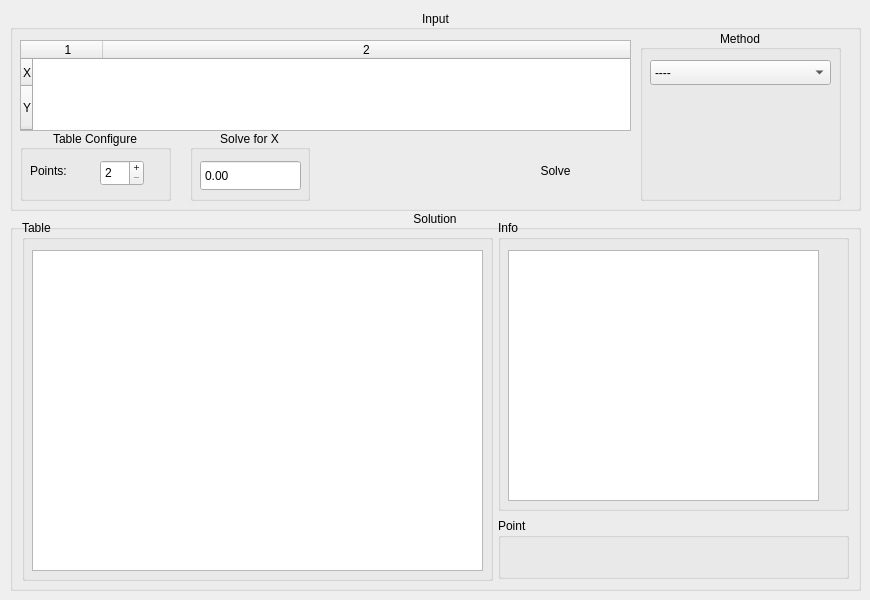
    <widget class="QWidget" name="InterpolationPage">
     <widget class="QGroupBox" name="InterpolationInput">
      <property name="geometry">
       <rect>
        <x>10</x>
        <y>10</y>
        <width>851</width>
        <height>201</height>
       </rect>
      </property>
      <property name="title">
       <string>Input</string>
      </property>
      <property name="alignment">
       <set>Qt::AlignmentFlag::AlignCenter</set>
      </property>
      <widget class="QTableWidget" name="InterpolationTable">
       <property name="geometry">
        <rect>
         <x>10</x>
         <y>30</y>
         <width>611</width>
         <height>91</height>
        </rect>
       </property>
       <property name="verticalScrollBarPolicy">
        <enum>Qt::ScrollBarPolicy::ScrollBarAsNeeded</enum>
       </property>
       <property name="gridStyle">
        <enum>Qt::PenStyle::NoPen</enum>
       </property>
       <property name="sortingEnabled">
        <bool>false</bool>
       </property>
       <property name="rowCount">
        <number>2</number>
       </property>
       <property name="columnCount">
        <number>2</number>
       </property>
       <attribute name="horizontalHeaderVisible">
        <bool>true</bool>
       </attribute>
       <attribute name="horizontalHeaderMinimumSectionSize">
        <number>57</number>
       </attribute>
       <attribute name="horizontalHeaderDefaultSectionSize">
        <number>70</number>
       </attribute>
       <attribute name="horizontalHeaderHighlightSections">
        <bool>true</bool>
       </attribute>
       <attribute name="horizontalHeaderStretchLastSection">
        <bool>true</bool>
       </attribute>
       <attribute name="verticalHeaderCascadingSectionResizes">
        <bool>true</bool>
       </attribute>
       <attribute name="verticalHeaderMinimumSectionSize">
        <number>10</number>
       </attribute>
       <attribute name="verticalHeaderDefaultSectionSize">
        <number>27</number>
       </attribute>
       <attribute name="verticalHeaderStretchLastSection">
        <bool>true</bool>
       </attribute>
       <row>
        <property name="text">
         <string>X</string>
        </property>
       </row>
       <row>
        <property name="text">
         <string>Y</string>
        </property>
       </row>
       <column/>
       <column/>
      </widget>
      <widget class="QGroupBox" name="TableConfGroup">
       <property name="geometry">
        <rect>
         <x>10</x>
         <y>120</y>
         <width>151</width>
         <height>71</height>
        </rect>
       </property>
       <property name="title">
        <string>Table Configure</string>
       </property>
       <property name="alignment">
        <set>Qt::AlignmentFlag::AlignCenter</set>
       </property>
       <widget class="QLabel" name="label_4">
        <property name="geometry">
         <rect>
          <x>10</x>
          <y>20</y>
          <width>131</width>
          <height>41</height>
         </rect>
        </property>
        <property name="text">
         <string>Points:</string>
        </property>
       </widget>
       <widget class="QSpinBox" name="TablePoints">
        <property name="geometry">
         <rect>
          <x>80</x>
          <y>30</y>
          <width>44</width>
          <height>26</height>
         </rect>
        </property>
        <property name="buttonSymbols">
         <enum>QAbstractSpinBox::ButtonSymbols::PlusMinus</enum>
        </property>
        <property name="minimum">
         <number>2</number>
        </property>
       </widget>
      </widget>
      <widget class="QGroupBox" name="InterpolationMethodGroup">
       <property name="geometry">
        <rect>
         <x>630</x>
         <y>20</y>
         <width>201</width>
         <height>171</height>
        </rect>
       </property>
       <property name="title">
        <string>Method</string>
       </property>
       <property name="alignment">
        <set>Qt::AlignmentFlag::AlignCenter</set>
       </property>
       <property name="flat">
        <bool>false</bool>
       </property>
       <widget class="QComboBox" name="InterpolationMethodSelector">
        <property name="geometry">
         <rect>
          <x>10</x>
          <y>30</y>
          <width>181</width>
          <height>25</height>
         </rect>
        </property>
        <property name="layoutDirection">
         <enum>Qt::LayoutDirection::LeftToRight</enum>
        </property>
        <property name="autoFillBackground">
         <bool>false</bool>
        </property>
        <item>
         <property name="text">
          <string>----</string>
         </property>
        </item>
        <item>
         <property name="text">
          <string>Lagrange</string>
         </property>
        </item>
        <item>
         <property name="text">
          <string>Newton Forward</string>
         </property>
        </item>
        <item>
         <property name="text">
          <string>Newton Backward</string>
         </property>
        </item>
       </widget>
      </widget>
      <widget class="QGroupBox" name="groupBox_6">
       <property name="geometry">
        <rect>
         <x>180</x>
         <y>120</y>
         <width>120</width>
         <height>71</height>
        </rect>
       </property>
       <property name="title">
        <string>Solve for X</string>
       </property>
       <property name="alignment">
        <set>Qt::AlignmentFlag::AlignCenter</set>
       </property>
       <widget class="QDoubleSpinBox" name="InterpolationX">
        <property name="geometry">
         <rect>
          <x>10</x>
          <y>30</y>
          <width>101</width>
          <height>31</height>
         </rect>
        </property>
        <property name="buttonSymbols">
         <enum>QAbstractSpinBox::ButtonSymbols::NoButtons</enum>
        </property>
        <property name="minimum">
         <double>-1.000000000000000</double>
        </property>
       </widget>
      </widget>
      <widget class="QPushButton" name="InterpolationSolveButton">
       <property name="geometry">
        <rect>
         <x>470</x>
         <y>130</y>
         <width>151</width>
         <height>61</height>
        </rect>
       </property>
       <property name="cursor">
        <cursorShape>PointingHandCursor</cursorShape>
       </property>
       <property name="text">
        <string>Solve</string>
       </property>
       <property name="flat">
        <bool>true</bool>
       </property>
      </widget>
     </widget>
     <widget class="QGroupBox" name="groupBox_9">
      <property name="geometry">
       <rect>
        <x>10</x>
        <y>210</y>
        <width>851</width>
        <height>381</height>
       </rect>
      </property>
      <property name="title">
       <string>Solution</string>
      </property>
      <property name="alignment">
       <set>Qt::AlignmentFlag::AlignCenter</set>
      </property>
      <widget class="QGroupBox" name="groupBox_11">
       <property name="geometry">
        <rect>
         <x>12</x>
         <y>10</y>
         <width>471</width>
         <height>361</height>
        </rect>
       </property>
       <property name="title">
        <string>Table</string>
       </property>
       <widget class="QTableWidget" name="InterpolAnsTable">
        <property name="geometry">
         <rect>
          <x>10</x>
          <y>30</y>
          <width>451</width>
          <height>321</height>
         </rect>
        </property>
        <property name="horizontalScrollBarPolicy">
         <enum>Qt::ScrollBarPolicy::ScrollBarAsNeeded</enum>
        </property>
        <property name="sizeAdjustPolicy">
         <enum>QAbstractScrollArea::SizeAdjustPolicy::AdjustToContentsOnFirstShow</enum>
        </property>
        <property name="selectionMode">
         <enum>QAbstractItemView::SelectionMode::SingleSelection</enum>
        </property>
        <property name="horizontalScrollMode">
         <enum>QAbstractItemView::ScrollMode::ScrollPerPixel</enum>
        </property>
        <property name="wordWrap">
         <bool>false</bool>
        </property>
        <property name="cornerButtonEnabled">
         <bool>false</bool>
        </property>
        <attribute name="horizontalHeaderCascadingSectionResizes">
         <bool>false</bool>
        </attribute>
        <attribute name="verticalHeaderVisible">
         <bool>false</bool>
        </attribute>
       </widget>
      </widget>
      <widget class="QGroupBox" name="Info">
       <property name="geometry">
        <rect>
         <x>488</x>
         <y>10</y>
         <width>351</width>
         <height>291</height>
        </rect>
       </property>
       <property name="title">
        <string>Info</string>
       </property>
       <widget class="QPlainTextEdit" name="InterpolationInfo">
        <property name="geometry">
         <rect>
          <x>10</x>
          <y>30</y>
          <width>311</width>
          <height>251</height>
         </rect>
        </property>
        <property name="readOnly">
         <bool>true</bool>
        </property>
       </widget>
      </widget>
      <widget class="QGroupBox" name="Answer">
       <property name="geometry">
        <rect>
         <x>488</x>
         <y>308</y>
         <width>351</width>
         <height>61</height>
        </rect>
       </property>
       <property name="title">
        <string>Point</string>
       </property>
       <widget class="QLabel" name="Point">
        <property name="geometry">
         <rect>
          <x>10</x>
          <y>30</y>
          <width>311</width>
          <height>17</height>
         </rect>
        </property>
        <property name="text">
         <string/>
        </property>
       </widget>
      </widget>
     </widget>
    </widget>
